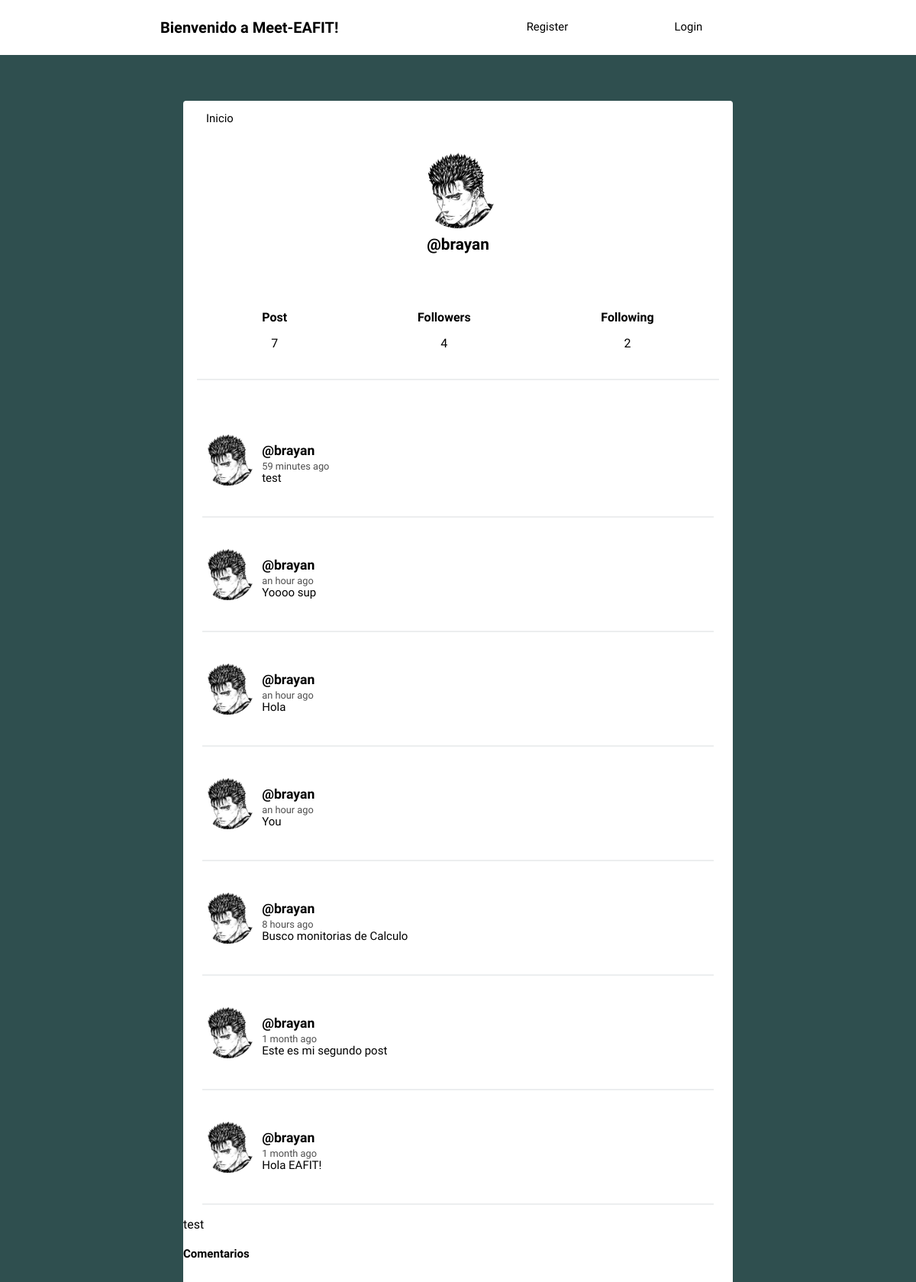
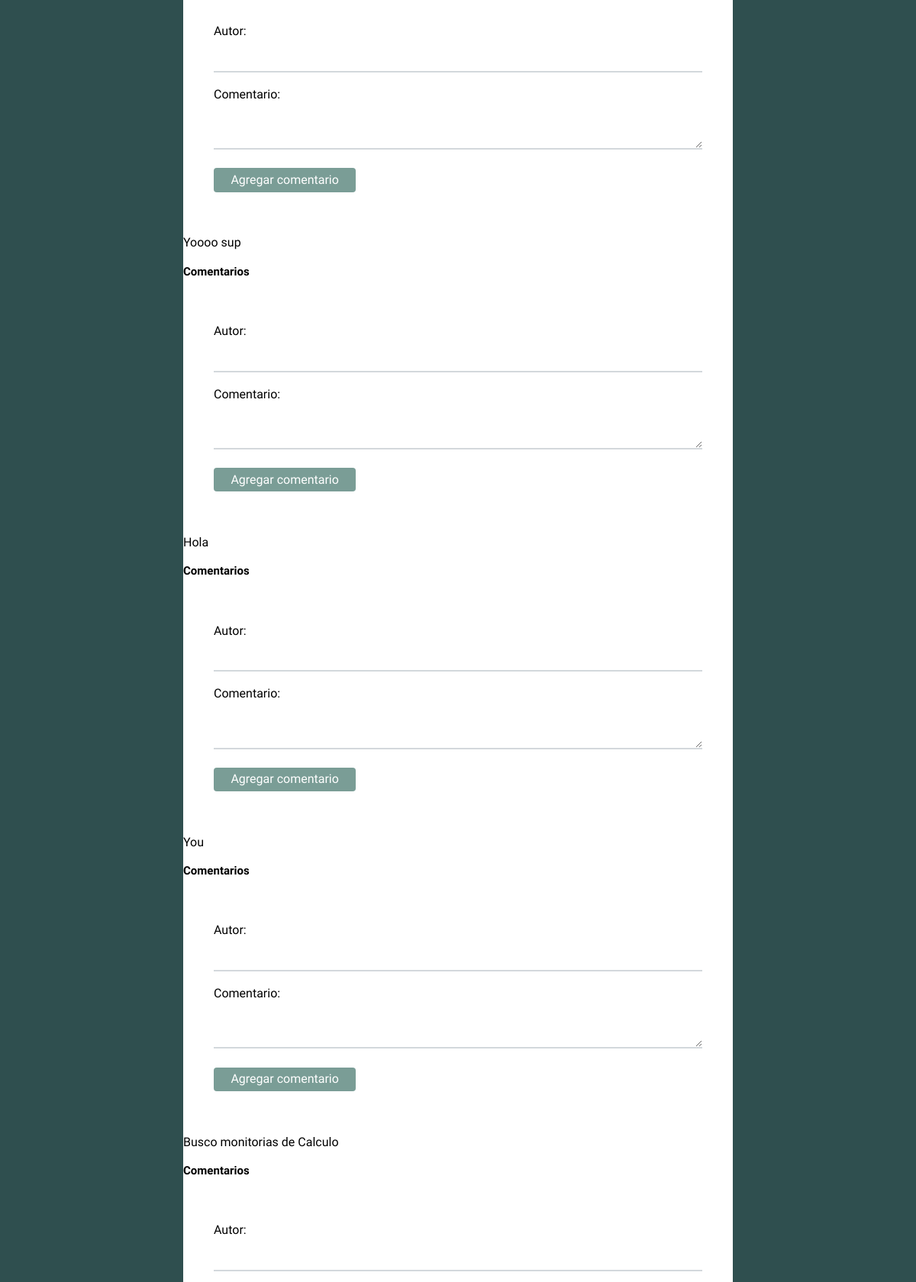
Screenshot of /profile/brayan/ (upper part) with the database file from the repository (2 pictures, top to bottom).
### social/models.py (models this page shows, shortened)
class Profile(models.Model):
	id = models.BigAutoField(primary_key=True)
	objects = None
	user = models.OneToOneField(User, on_delete=models.CASCADE)
	image = models.ImageField(default='batman.png')
	def following(self):
		user_ids = Relationship.objects.filter(from_user=self.user)\
								.values_list('to_user_id', flat=True)
		return User.objects.filter(id__in=user_ids)
	def followers(self):
		user_ids = Relationship.objects.filter(to_user=self.user)\
								.values_list('from_user_id', flat=True)
		return User.objects.filter(id__in=user_ids)

class Post(models.Model):
	id = models.AutoField(primary_key=True)
	user = models.ForeignKey(User, on_delete=models.CASCADE, related_name='posts')
	timestamp = models.DateTimeField(default=timezone.now)
	content = models.TextField()
	comments = models.ForeignKey('Comment', on_delete=models.CASCADE, related_name='post_comments', null=True, blank=True)
	class Meta:
		ordering = ['-timestamp']

### social/views.py (the view)
# urls.py: path('profile/', views.profile, name='profile'),
def profile(request, username=None):
	current_user = request.user
	if username and username != current_user.username:
		user = User.objects.get(username=username)
		posts = user.posts.all()
	else:
		posts = current_user.posts.all()
		user = current_user
	return render(request, 'social/profile.html', {'user':user, 'posts':posts})

### social/templates/social/profile.html (shortened to what this page needs)
{% extends 'social/feed.html' %}
{% block content %}
<div class="profile">
	<img src="{{ user.profile.image.url }}">
	<h2>@{{ user.username }}</h2>
</div>
<div class="follow">
	<div>
		<h5>Post</h5>
		<p>{{ user.posts.count }}</p>
	</div>
	<div>
		<h5>Followers</h5>
		<p>{{ user.profile.followers.count }}</p>
	</div>
	<div>
		<h5>Following</h5>
		<p>{{ user.profile.following.count }}</p>
	</div>
</div>
{{ block.super }}
{% endblock %}

### social/templates/social/feed.html (shortened to what this page needs)
{% extends 'social/layout.html' %}
{% load humanize %}
{% block content %}
{% for post in posts %}
<article>
    <div class="container-article">
        <img src="{{ post.user.profile.image.url }}">
        <div>
            <h2 class="username"><a href="{% url 'profile' post.user.username %}">@{{ post.user.username }}</a></h2>
            <time data-time="#">{{ post.timestamp|naturaltime }}</time>
            <div class="post">{{ post.content }}</div>
        </div>
    </div>
</article>
{% endfor %}
{% for post in posts %}
  <div class="post">
    <p>{{ post.content }}</p>
    <h4>Comentarios</h4>
    <form method="POST" action="{% url 'post_comments' post.pk %}">
      <label for="author">Autor:</label>
      <input type="text" name="author">
      <br>
      <label for="text">Comentario:</label>
      <textarea name="text"></textarea>
      <br>
      <button type="submit">Agregar comentario</button>
    </form>
  </div>
{% endfor %}
{% endblock %}

### social/static/style.css (style rules this page uses)
body { background: #2F4F4F; font-size: 62.5%; font-family: 'Varela Round', Helvetica, Arial, serif; }
h5 { font-size: 1rem; margin-bottom: 0; }
p { font-size: 1rem; }
button { font-size: 1rem; color: white; padding: 0.4rem 1.4rem; border: none; background: #7A9D96; border-radius: 4px; cursor: pointer; }
img { object-fit: cover; }
a { font-size: .93rem; text-decoration: none; color: black; }
article { width: 93%; margin: auto; padding: 40px 0; border-bottom: 2px solid #ECEEEF; }
.username { margin-bottom: .2rem; }
.username a { font-size: 1.1rem; }
.container-article { display: flex; }
.container-article img { height: 68px; width: 68px; margin-right: 10px; border-radius: 50%; }
time { font-size: .8rem; opacity: .7; }
.post { font-size: .94rem; }
.profile { display: flex; align-items: center; flex-direction: column; }
.profile img { height: 100px; width: 100px; margin-right: 10px; border-radius: 50%; margin: 20px; }
.profile h2 { margin-top: -10px; font-size: 1.3rem; }
.follow { display: flex; width: 95%; justify-content: space-around; margin: 30px auto; text-align: center; border-bottom: 2px solid #ECEEEF; padding-bottom: 20px; }
form { margin: 0; padding: 40px; font-size: 1rem; }
input { width: 100%; border: 0; border-bottom: 2px solid #D3D8DC; outline: 0; background: #fff; padding: 20px 0 4px; margin: 0 0 20px; color: #777B7E; }
textarea { width: 100%; border: 0; border-bottom: 2px solid #D3D8DC; outline: 0; background: #fff; padding: 20px 0 4px; margin: 0 0 20px; color: #777B7E; }

### rows the page displays
Post: user.profile.image (picture), user.username "brayan", timestamp "59 minutes ago", content "test"
Post: user.profile.image (picture), user.username "brayan", timestamp "an hour ago", content "Yoooo sup"
Post: user.profile.image (picture), user.username "brayan", timestamp "an hour ago", content "Hola"
Post: user.profile.image (picture), user.username "brayan", timestamp "an hour ago", content "You"
Post: user.profile.image (picture), user.username "brayan", timestamp "8 hours ago", content "Busco monitorias de Calculo"
Post: user.profile.image (picture), user.username "brayan", timestamp "1 month ago", content "Este es mi segundo post"
Post: user.profile.image (picture), user.username "brayan", timestamp "1 month ago", content "Hola EAFIT!"

### other values shown
{{ user.username }} "brayan"
{{ user.posts.count }} "7"
{{ user.profile.followers.count }} "4"
{{ user.profile.following.count }} "2"
